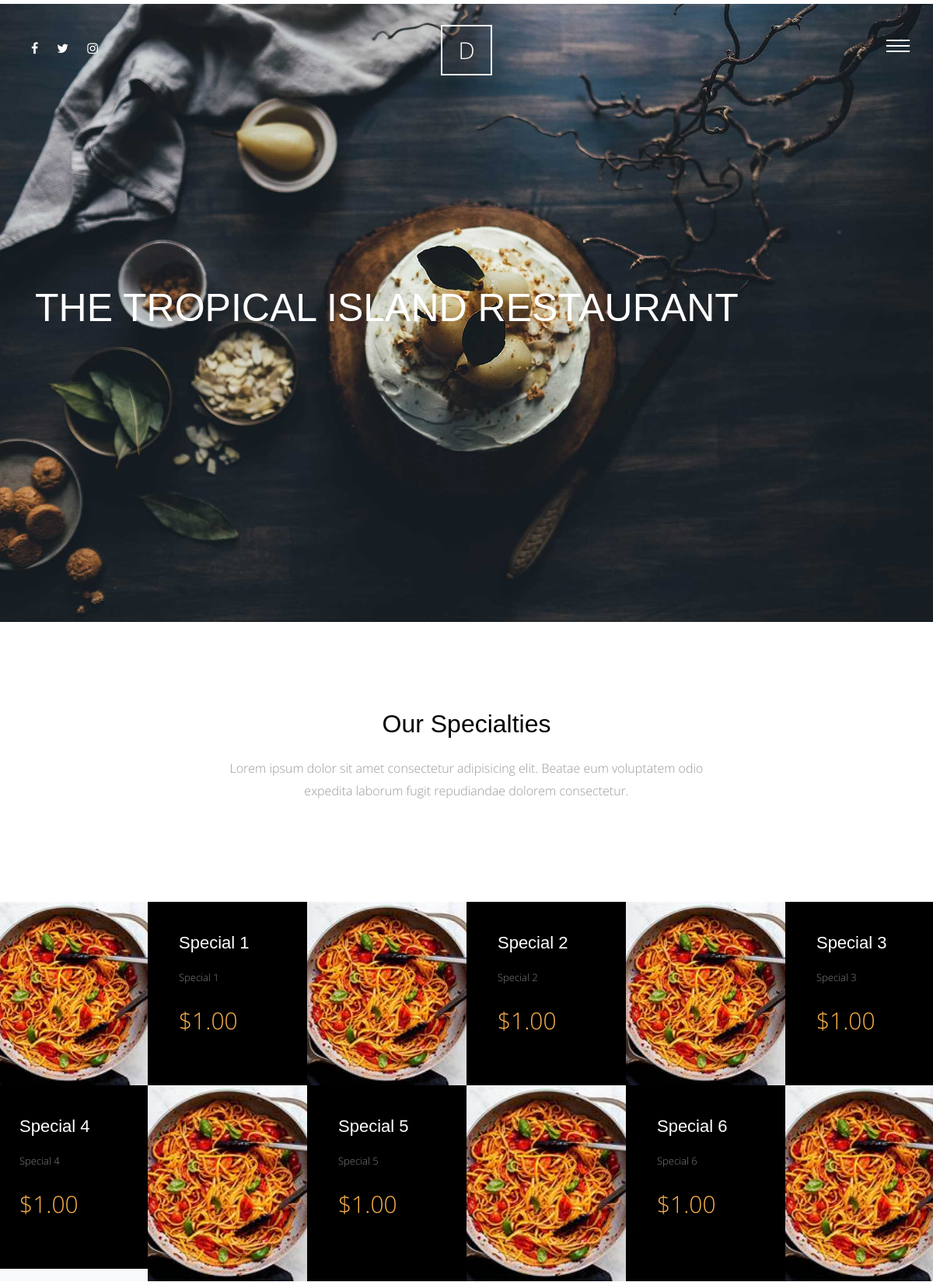
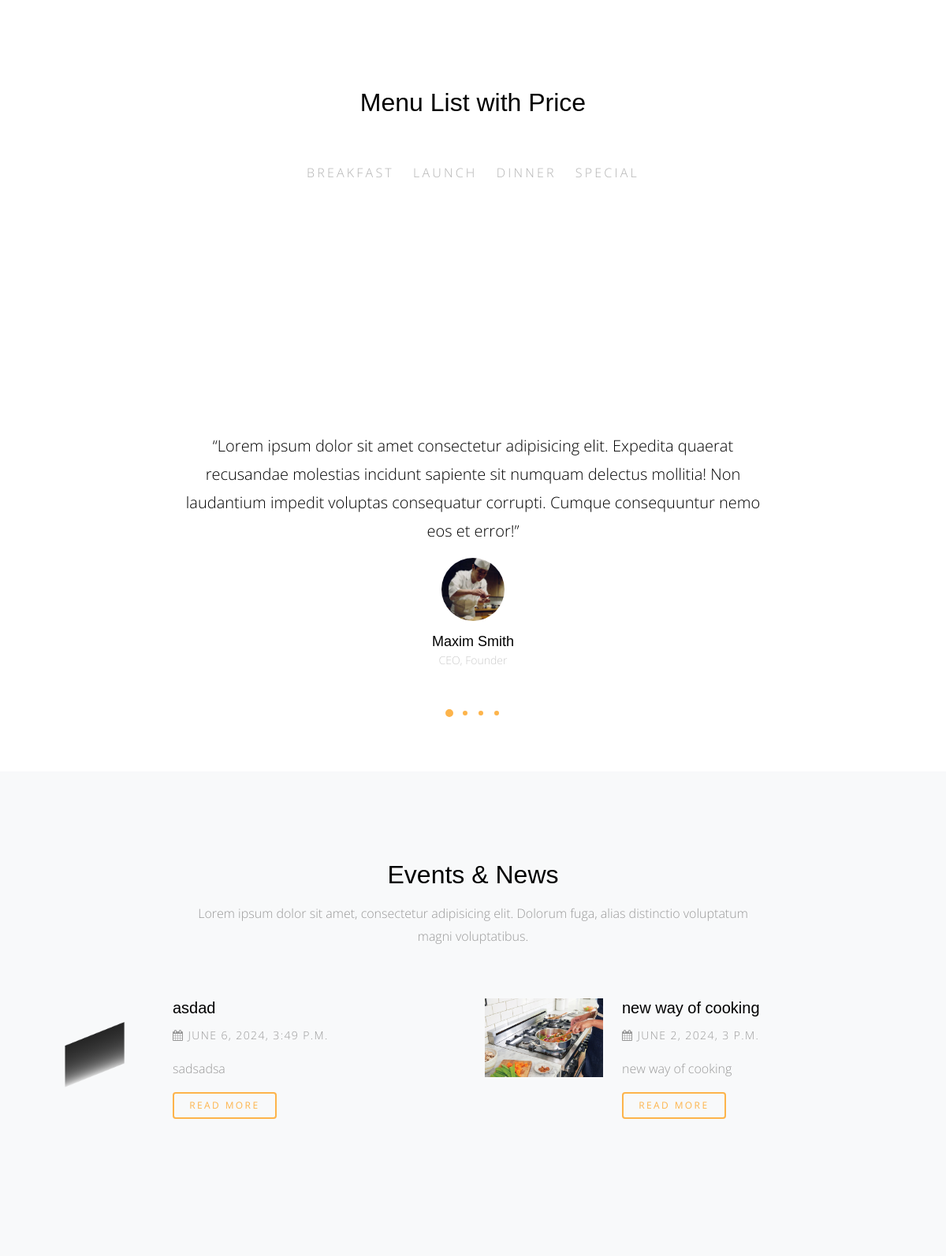
The page / (upper part) on the database its author committed (2 pictures, top to bottom).
### meals/models.py (models this page shows, shortened)
class Meals(models.Model):
    name = models.CharField(max_length=50)
    description = models.CharField(max_length=500)
    people = models.IntegerField(default=0)
    price = models.DecimalField(max_digits=5,decimal_places=2)
    preperation_time = models.IntegerField()
    image = models.ImageField(upload_to='meals/')
    slug = models.SlugField(blank=True,null=True)
    category = models.ForeignKey('Category',on_delete=models.SET_NULL, null=True)
    class Meta:
        verbose_name = 'meals'
        verbose_name_plural= 'meals'

class Category(models.Model):
    name = models.CharField(max_length=30)
    class Meta:
        verbose_name = 'category'
        verbose_name_plural = 'categories'
    def __str__(self):
        return self.name

### blog/models.py (models this page shows, shortened)
class Post(models.Model):
    title = models.CharField(max_length=50)
    content = models.TextField()
    created = models.DateTimeField(default=timezone.now)
    author = models.ForeignKey(User, on_delete=models.CASCADE)
    image = models.ImageField(upload_to='blog/',blank=True,null=True)
    tags = TaggableManager(blank=True)
    category=models.ForeignKey('Category',null=True,on_delete=models.CASCADE)
    class Meta:
        verbose_name = 'Post'
        verbose_name_plural = 'Posts'

### home/views.py (the view)
# urls.py: path('', views.home,name='home'),
def home(request):
    specials = Meals.objects.filter(category__name='SPECIAL')[:6]
    special1 = specials[0]
    special2 = specials[1]
    special3 = specials[2]
    special4 = specials[3]
    special5 = specials[4]
    special6 = specials[5]
    meal_list = Meals.objects.all()
    categories = Category.objects.all()
    posts = Post.objects.order_by('-created')[:2]
    context = {
        'special1':special1,
        'special2': special2,
        'special3': special3,
        'special4': special4,
        'special5': special5,
        'special6': special6,
        'meal_list':meal_list,
        'categories':categories,
        'posts':posts
    }
    return render(request,'home/index.html',context)

### home/templates/home/index.html (shortened to what this page needs)
{% extends 'base.html' %}
{% load static %}
{% block body %}
      <div class="main-wrap">
        <div class="cover_1">
          <div class="img_bg" style="background-image: url({% static 'site_static/img/slider-1.jpg' %});" data-stellar-background-ratio="0.5">
            <div class="container">
              <div class="row align-items-center">
                <div class="col-md-12" data-aos="fade-up">
                  <h2 class="heading">THE TROPICAL ISLAND RESTAURANT</h2>
                </div>
              </div>
            </div>
          </div>
        </div>
        <div class="section">
          <div class="container">
            <div class="row justify-content-center">
              <div class="col-md-7 text-center"  data-aos="fade-up">
                <h2 class="mb-4">Our Specialties</h2>
                <p class="lead">Lorem ipsum dolor sit amet consectetur adipisicing elit. Beatae eum voluptatem odio expedita laborum fugit repudiandae dolorem consectetur.</p>
              </div>
            </div>
          </div>
        </div>
        <div class="section pt-0 pb-0">
          <div class="menus d-flex bg-light">
            <div class="d-flex item">
              <div class="image" style="background-image: url({{ special1.image.url }});" data-aos="fade"></div>
              <div class="text">
                <h3>{{ special1.name }}</h3>
                <p>{{ special1.description|truncatechars:20 }}</p>
                <p class="price">${{ special1.price }}</p>
              </div>
            </div>
            <div class="d-flex item">
              <div class="image order-2 order-md-1"  style="background-image: url({{ special2.image.url }});" data-aos="fade" data-aos-delay="100"></div>
              <div class="text order-1 order-md-2">
                <h3>{{ special2.name }}</h3>
                <p>{{ special2.description|truncatechars:20 }}</p>
                <p class="price">${{ special2.price }}</p>
              </div>
            </div>
            <div class="d-flex item">
              <div class="image order-1 order-md-2 order-lg-2 order-xl-1" style="background-image: url({{ special3.image.url }});" data-aos="fade" data-aos-delay="200"></div>
              <div class="text order-2 order-md-1 order-lg-1 order-xl-2">
                <h3>{{ special3.name }}</h3>
                <p>{{ special3.description|truncatechars:20 }}</p>
                <p class="price">${{ special3.price }}</p>
              </div>
            </div>
            <div class="d-flex item">
              <div class="image order-2" style="background-image: url({{ special4.image.url }});" data-aos="fade" data-aos-delay="300"></div>
              <div class="text order-1 mb-3">
                <h3>{{ special4.name }}</h3>
                <p>{{ special4.description|truncatechars:20 }}</p>
                <p class="price">${{ special4.price }}</p>
              </div>
            </div>
            <div class="d-flex item">
              <div class="image order-1 order-lg-1 order-xl-2" style="background-image: url({{ special5.image.url }});" data-aos="fade" data-aos-delay="400"></div>
              <div class="text order-2 order-lg-2 order-xl-1">
                <h3>{{ special5.name }}</h3>
                <p>{{ special5.description|truncatechars:20 }}</p>
                <p class="price">${{ special5.price }}</p>
              </div>
            </div>
            <div class="d-flex item">
              <div class="image order-2 order-md-1 order-lg-1 order-xl-2" style="background-image: url({{ special6.image.url }});" data-aos="fade" data-aos-delay="500"></div>
              <div class="text order-1 order-md-2 order-lg-2 order-xl-1">
                <h3>{{ special6.name }}</h3>
                <p>{{ special6.description|truncatechars:20 }}</p>
                <p class="price">${{ special6.price }}</p>
              </div>
            </div>
          </div>
        </div>
         <div class="section">
          <div class="container">
            <div class="row justify-content-center">
              <div class="col-md-8" data-aos="fade-up">
                <h2 class="mb-5 text-center">Menu List with Price</h2>
                <ul class="nav site-tab-nav" id="pills-tab" role="tablist">
                  {% for category in categories %}
                  <li class="nav-item">
                    <a class="nav-link " id="{{ category }}-tab" data-toggle="pill" href="#{{ category }}" role="tab" aria-controls="{{ category }}" aria-selected="true">{{ category }}</a>
                  </li>
                    {% endfor %}
                </ul>
              </div>
            </div>
          </div>
        </div>
        <div class="section" data-aos="fade">
          <div class="container">
            <div class="row justify-content-center text-center" data-aos="fade-up">
              <div class="col-md-8">
                <div class="owl-carousel home-slider-loop-false">
                  <div class="item">
                    <blockquote class="testimonial">
                      <p>&ldquo;Lorem ipsum dolor sit amet consectetur adipisicing elit. Expedita quaerat recusandae molestias incidunt sapiente sit numquam delectus mollitia! Non laudantium impedit voluptas consequatur corrupti. Cumque consequuntur nemo eos et error!&rdquo;</p>
                      <div class="author">
                        <img src="img/person_1.jpg" alt="Image placeholder" class="mb-3">
                        <h4>Maxim Smith</h4>
                        <p>CEO, Founder</p>
                      </div>
                    </blockquote>
                  </div>
                </div>
              </div>
            </div>
          </div>
        </div>
        <div class="section bg-light">
          <div class="container">
            <div class="row justify-content-center mb-5" data-aos="fade-up">
              <div class="col-md-8  text-center">
                <h2 class="mb-3">Events &amp; News</h2>
                <p class="lead">Lorem ipsum dolor sit amet, consectetur adipisicing elit. Dolorum fuga, alias distinctio voluptatum magni voluptatibus.</p>
              </div>
            </div>
            <div class="row">
                {% for post in posts %}
                    <div class="col-lg-6">
                    <div class="media d-block d-lg-flex mb-5"  data-aos="fade-up" data-aos-delay="100">
                      <figure class="mr-4 horizontal">
                        <img src="{{ post.image.url }}" alt="Image placeholder" class="img-fluid">
                      </figure>
                      <div class="media-body">
                        <h3><a href="{% url 'blog:post_detail' post.id %}">{{ post.title }}</a></h3>
                        <p class="post-meta"><span><span class="fa fa-calendar"></span> {{ post.created }}</span></p>
                        <p>{{ post.content|truncatechars:20 }}</p>
                        <p><a href="{% url 'blog:post_detail' post.id %}" class="btn btn-primary btn-outline-primary btn-sm">Read More</a></p>
                      </div>
                    </div>
                  </div>
                {% endfor %}
            </div>
          </div>
        </div>
      </div>
{% endblock %}

### static/site_static/css/style.css (style rules this page uses)
html { overflow-x: hidden; }
body { background: #fff; font-family: "Open Sans", cursive; font-size: 16px; line-height: 1.8; font-weight: 300; color: #999999; }
a { -webkit-transition: .3s all ease; -o-transition: .3s all ease; transition: .3s all ease; text-decoration: none; }
h1, h2, h3, h4, h5 { color: #000; font-family: "Playfair Display", Arial, sans-serif; }
h1 a, h2 a, h3 a, h4 a, h5 a { color: #000; }
.btn, .form-control { outline: none; }
.btn { font-size: 13px; text-transform: uppercase; letter-spacing: .2em; }
.btn.btn-primary { color: #fff; border-width: 2px; }
.btn.btn-sm { font-size: 12px; }
.btn.btn-outline-primary { border-width: 2px; color: #fdb44b; }
@media (min-width: 992px) { .media figure.horizontal { width: 150px; } }
.media h3 { font-size: 20px; margin-bottom: 10px; }
.media .post-meta { font-size: 14px; letter-spacing: .1em; text-transform: uppercase; }
.site-tab-nav { display: block; text-align: center; margin-bottom: 80px !important; }
.site-tab-nav li { float: none; display: inline-block; *display: inline; zoom: 1; }
.site-tab-nav li a { background: none; color: #b3b3b3; font-size: 16px; text-transform: uppercase; letter-spacing: .2em; border-bottom: 2px solid transparent; padding-left: 0; padding-right: 0; margin: 0 10px; }
.site-tab-nav, .nav-pills { text-align: center; }
.lead { font-size: 16px; }
.testimonial p { font-size: 20px; color: #000; }
.testimonial .author { text-align: center; }
.testimonial .author img { width: 80px; height: 80px; border-radius: 50%; margin: 0 auto; }
.testimonial .author h4 { font-size: 18px; margin-bottom: 0; }
.testimonial .author p { color: #cccccc; font-size: 14px; }
.owl-carousel.home-slider, .owl-carousel.home-slider-loop-false { z-index: 1; position: relative; }
.section { padding: 7em 0; }
.cover_1 { position: relative; }
.cover_1 .img_bg { background-repeat: no-repeat; background-size: cover !important; background-position: center center; }
.cover_1 .img_bg, .cover_1 .img_bg > .container > .row { min-height: 700px; height: 100vh; }
.cover_1 .heading { color: white; font-weight: 300; font-size: 30px; line-height: 1.5; }
@media (min-width: 768px) { .cover_1 .heading { font-size: 50px; line-height: 1.5; } }
.menus { display: -webkit-box; display: -ms-flexbox; display: flex; -ms-flex-wrap: wrap; flex-wrap: wrap; margin-right: -15px; margin-left: -15px; }
@media (min-width: 576px) { .menus .item { -webkit-box-flex: 0; -ms-flex: 0 0 100%; flex: 0 0 100%; max-width: 100%; } }
@media (min-width: 768px) { .menus .item { -webkit-box-flex: 0; -ms-flex: 0 0 50%; flex: 0 0 50%; max-width: 50%; } }
@media (min-width: 992px) { .menus .item { -webkit-box-flex: 0; -ms-flex: 0 0 50%; flex: 0 0 50%; max-width: 50%; } }
@media (min-width: 1200px) { .menus .item { -webkit-box-flex: 0; -ms-flex: 0 0 33.33333%; flex: 0 0 33.33333%; max-width: 33.33333%; } }
.menus .item .image, .menus .item .text { width: 50%; }
.menus .item .image { background-size: cover; background-position: center center; }
.menus .item .text { padding: 40px; background: #000; }
.menus .item .text h3 { color: #fff; font-size: 22px; margin-bottom: 20px; }
.menus .item .text p { color: #fff; font-size: 13px; opacity: .5; }
.menus .item .text .price { font-size: 30px; color: #fdb44b; opacity: 1; }

### rows shown on the page
Meals: image (picture), name "Special 1", description "Special 1", price "1.00"
Meals: image (picture), name "Special 2", description "Special 2", price "1.00"
Meals: image (picture), name "Special 3", description "Special 3", price "1.00"
Meals: image (picture), name "Special 4", description "Special 4", price "1.00"
Meals: image (picture), name "Special 5", description "Special 5", price "1.00"
Meals: image (picture), name "Special 6", description "Special 6", price "1.00"
Category: name "BREAKFAST"
Category: name "LAUNCH"
Category: name "DINNER"
Category: name "SPECIAL"
Post: image (picture), title "asdad", created "JUNE 6, 2024, 3:49 P.M.", content "sadsadsa"
Post: image (picture), title "new way of cooking", created "JUNE 2, 2024, 3 P.M.", content "new way of cooking"
